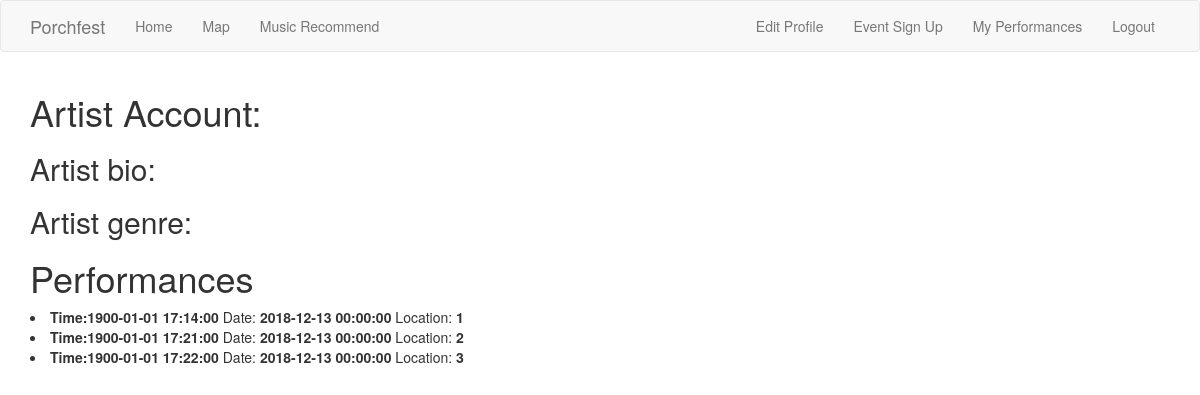
/artist_account/122 Coddington Road, Ithaca, NY 14850 (signed in), run on the app's committed database.
### app/models.py (models this page shows)
class ArtistToPerformance(db.Model):
    artistID = db.Column(db.Integer, db.ForeignKey('artist.id'),  primary_key=True)
    performanceID = db.Column(db.Integer, db.ForeignKey('performance.id'), primary_key=True)
    artist = db.relationship('Artist')
    performance = db.relationship('Performance')

class Performance(db.Model):
    id = db.Column(db.Integer, primary_key=True)
    time = db.Column(db.DateTime, index=True)
    date = db.Column(db.DateTime, index=True)
    locationId = db.Column(db.Integer, db.ForeignKey('location.id'))
    artistPerformances = db.relationship('ArtistToPerformance')

### app/routes.py (the view)
@app.route('/artist_account/<name>')
def artist_account(name):
    artist = Artist.query.filter_by(artistName=name).first()
    events = current_user.artistPerformances
    return render_template('artist_account.html', artist=artist, event_list=events)

### app/models.py (called while the page is built)
@login.user_loader
def load_user(id):
    return Artist.query.get(int(id))

### app/templates/artist_account.html
{% extends "base.html" %}
{% import 'bootstrap/wtf.html' as wtf %}
{% block app_content %}
<h1>Artist Account:  {{ artist.artistName }}</h1>
    <h2>Artist bio:  {{ artist.bio }}</h2>
    <h2>Artist genre:  {{ artist.genre }}</h2>
    <h1>Performances</h1>
     {% for x in event_list %}
        <li><b>Time:{{x.performance.time }}</b> Date:  <b>{{ x.performance.date }}</b> Location: <b>{{ x.performance.locationId }}</b></li>
       {% endfor %}
{% endblock %}

### app/templates/base.html (shortened to what this page needs)
{% extends 'bootstrap/base.html' %}
{% block navbar %}
    <nav class="navbar navbar-default">
        <div class="container">
            <div class="navbar-header">
                <a class="navbar-brand" href="/index">Porchfest</a>
            </div>
            <div class="collapse navbar-collapse" id="bs-example-navbar-collapse-1">
                <ul class="nav navbar-nav">
                    <li><a href="/index">Home</a></li>
                    <li> <a href="/map">Map</a></li>
                    <li> <a href="/music_recommend">Music Recommend</a></li>
                </ul>
                <ul class="nav navbar-nav navbar-right">
                    {% if current_user.is_anonymous %}
                        <li> <a href="/login">Login</a></li>
                    {% else %}
                        <li><a href="/edit_profile">Edit Profile</a></li>
                         <li> <a href="/event_sign_up">Event Sign Up</a></li>
                        <li> <a href="/my_performances">My Performances</a></li>
                        <li><a href="/logout">Logout</a></li>
                    {% endif %}
                </ul>
            </div>
        </div>
    </nav>
{% endblock %}
{% block content %}
    <div class="container">
        {% block app_content %}{% endblock %}
    </div>
{% endblock %}

### data on the page
ArtistToPerformance: performance.time "1900-01-01 17:14:00", performance "2018-12-13 00:00:00", performance.locationId "1"
ArtistToPerformance: performance.time "1900-01-01 17:21:00", performance "2018-12-13 00:00:00", performance.locationId "2"
ArtistToPerformance: performance.time "1900-01-01 17:22:00", performance "2018-12-13 00:00:00", performance.locationId "3"
